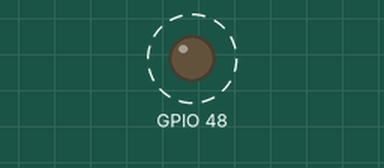
Bench run of a sketch on a simulated ESP32-S3. Parts: output pins drawn as LEDs (lit = HIGH). Dashed ring = blinking. What the sketch prints to the serial monitor is not drawn.

Above: at 0.2 s.
Timing chart, 0 to 3.0 s (numbered marks = the images above):
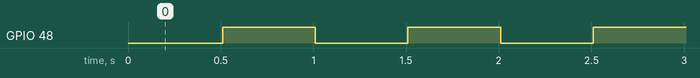

Measured:
- by itself, GPIO 48: alternates HIGH for 0.50 s and LOW for 0.50 s

The sketch:

led_blink_esp32.ino
```cpp
//int LED_BUILTIN = 2;

void setup(void){

  pinMode(LED_BUILTIN, OUTPUT);

  Serial.begin(115200);         // Start the Serial communication to send messages to the computer
  delay(10);
  Serial.println('\n');
}

int i = 0;

void loop(void){
  digitalWrite(LED_BUILTIN, LOW);
  delay(500);
  digitalWrite(LED_BUILTIN, HIGH);
  delay(500);

  Serial.printf("Hello %d\n", i++);
}
```
